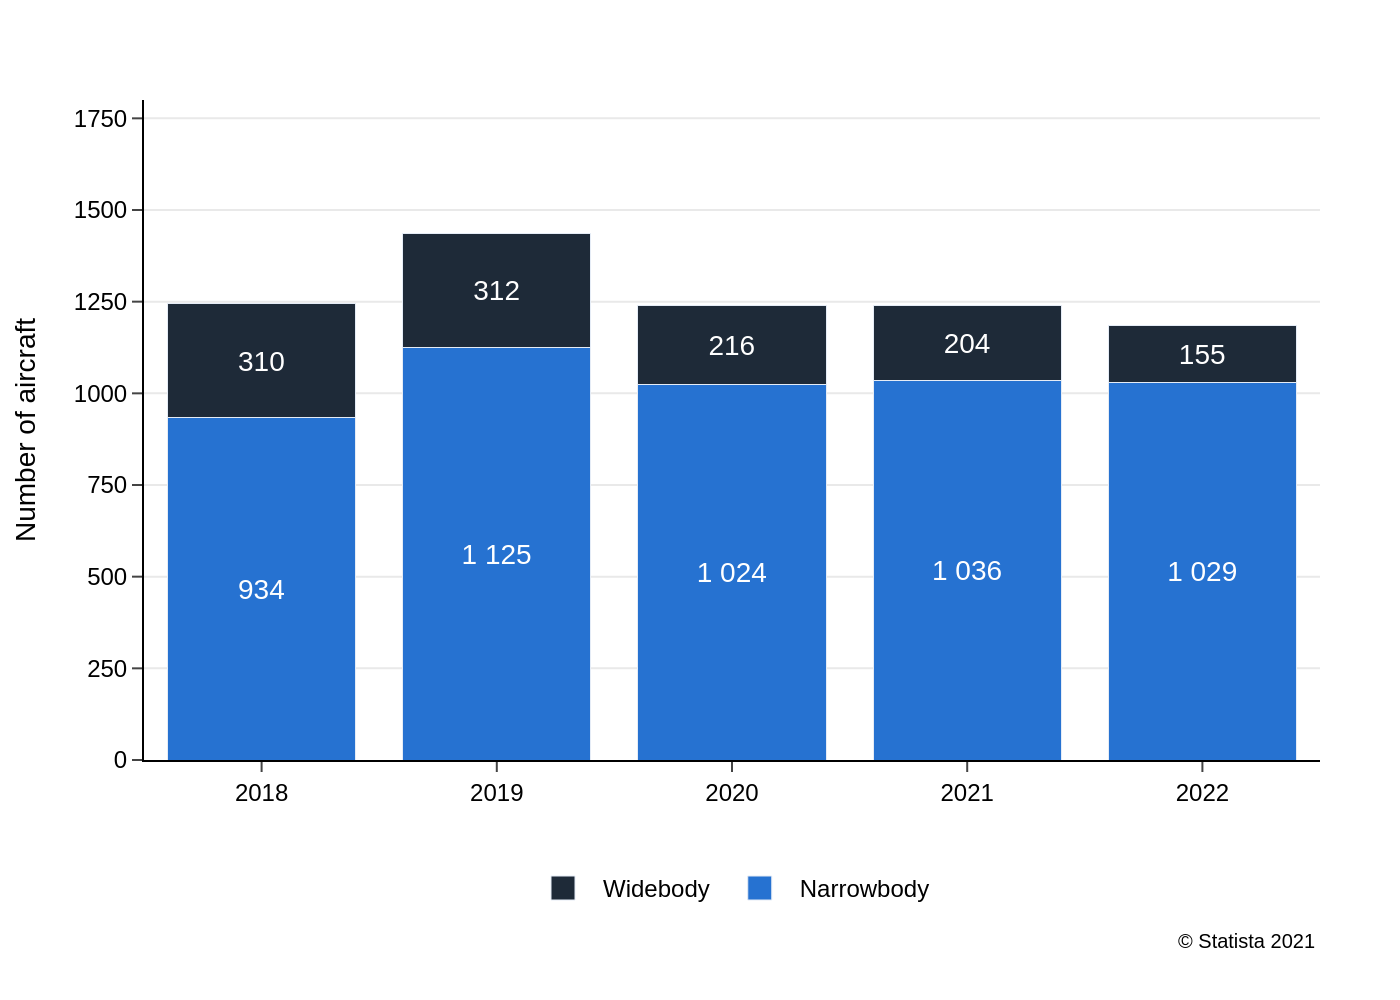

Write the Python code that produced this figure.
import sys
import json
import os
import plotly.graph_objects as go

if len(sys.argv) != 2:
    print("Usage: python create_chart.py <json_file_path>")
    sys.exit(1)

json_file_path = sys.argv[1]

if not os.path.exists(json_file_path):
    print(f"Error: File not found at {json_file_path}")
    sys.exit(1)

with open(json_file_path, 'r', encoding='utf-8') as f:
    config = json.load(f)

chart_data = config['chart_data']
texts = config['texts']
colors = config['colors']

fig = go.Figure()

for i, series in enumerate(chart_data):
    fig.add_trace(go.Bar(
        name=series['name'],
        x=series['x'],
        y=series['y'],
        marker_color=colors[i % len(colors)],
        text=[f'{val:,}'.replace(',', ' ') for val in series['y']],
        textposition='inside',
        textfont=dict(color='white', family='Arial', size=14),
        insidetextanchor='middle'
    ))

fig.update_layout(
    barmode='stack',
    title_text=texts.get('title'),
    yaxis_title_text=texts['y_axis_title'],
    xaxis_title_text=texts.get('x_axis_title'),
    font=dict(family="Arial", size=12, color="black"),
    plot_bgcolor='white',
    paper_bgcolor='white',
    legend=dict(
        orientation='h',
        yanchor='top',
        y=-0.15,
        xanchor='center',
        x=0.5
    ),
    yaxis=dict(
        showgrid=True,
        gridcolor='#e9e9e9',
        gridwidth=1,
        range=[0, 1800],
        dtick=250,
        zeroline=False,
        linecolor='black',
        ticks='outside'
    ),
    xaxis=dict(
        showgrid=False,
        zeroline=False,
        linecolor='black',
        ticks='outside'
    ),
    margin=dict(l=60, r=40, t=50, b=120)
)

if texts.get('source'):
    fig.add_annotation(
        text=texts['source'],
        align='right',
        showarrow=False,
        xref='paper',
        yref='paper',
        x=1.0,
        y=-0.25,
        xanchor='right',
        yanchor='top',
        font=dict(size=10, family="Arial")
    )

base_filename = os.path.splitext(os.path.basename(json_file_path))[0]
output_image_path = f"{base_filename}.png"
fig.write_image(output_image_path, scale=2)

print(f"Chart saved to {output_image_path}")
